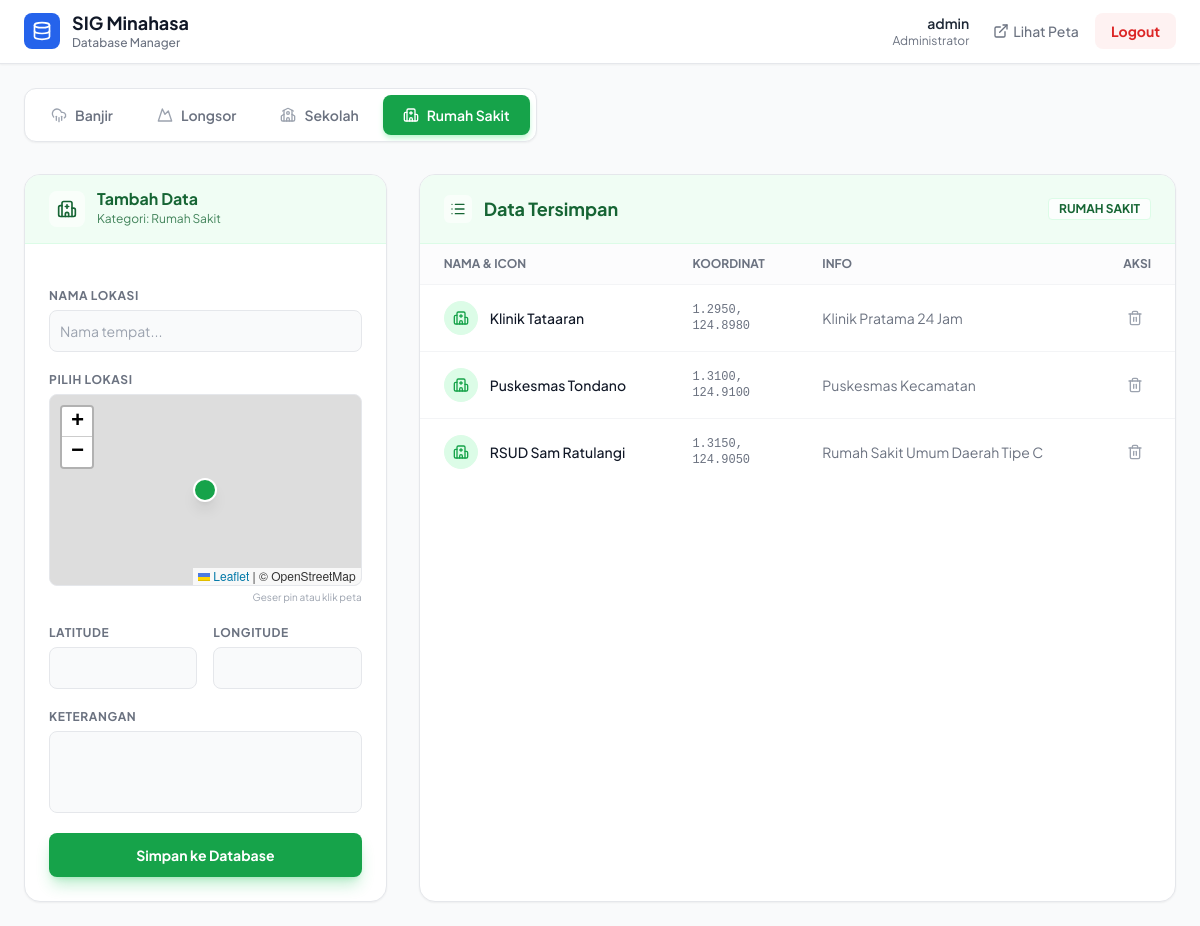
/admin.php?tab=rs (signed in), run on the app's committed database.
### tables this page shows
CREATE TABLE `rs` (
  `id` varchar(50) NOT NULL,
  `nama` varchar(255) NOT NULL,
  `lat` decimal(10,8) NOT NULL,
  `lng` decimal(11,8) NOT NULL,
  `keterangan` text DEFAULT NULL
);

### admin.php (the view, shortened to what this page needs)
<?php
$pdo = getDBConnection();
$currentTab = $_GET['tab'] ?? 'banjir';
$categoryConfig = [
    'banjir' => [
        'label' => 'Banjir',
        'icon' => 'cloud-rain',
        'tab_active' => 'bg-red-600 text-white shadow-red-200',
        'header_bg' => 'bg-red-50',
        'header_text' => 'text-red-800',
        'border' => 'border-red-100',
        'icon_bg' => 'bg-red-100',
        'icon_text' => 'text-red-600',
        'btn_bg' => 'bg-red-600 hover:bg-red-700 shadow-red-500/30'
    ],
    'longsor' => [
        'label' => 'Longsor',
        'icon' => 'mountain',
        'tab_active' => 'bg-orange-500 text-white shadow-orange-200',
        'header_bg' => 'bg-orange-50',
        'header_text' => 'text-orange-800',
        'border' => 'border-orange-100',
        'icon_bg' => 'bg-orange-100',
        'icon_text' => 'text-orange-600',
        'btn_bg' => 'bg-orange-500 hover:bg-orange-600 shadow-orange-500/30'
    ],
    'sekolah' => [
        'label' => 'Sekolah',
        'icon' => 'school',
        'tab_active' => 'bg-blue-600 text-white shadow-blue-200',
        'header_bg' => 'bg-blue-50',
        'header_text' => 'text-blue-800',
        'border' => 'border-blue-100',
        'icon_bg' => 'bg-blue-100',
        'icon_text' => 'text-blue-600',
        'btn_bg' => 'bg-blue-600 hover:bg-blue-700 shadow-blue-500/30'
    ],
    'rs' => [
        'label' => 'Rumah Sakit',
        'icon' => 'hospital',
        'tab_active' => 'bg-green-600 text-white shadow-green-200',
        'header_bg' => 'bg-green-50',
        'header_text' => 'text-green-800',
        'border' => 'border-green-100',
        'icon_bg' => 'bg-green-100',
        'icon_text' => 'text-green-600',
        'btn_bg' => 'bg-green-600 hover:bg-green-700 shadow-green-500/30'
    ]
];
$activeConfig = $categoryConfig[$currentTab];
$currentData = [];
try {
    $stmt = $pdo->query("SELECT * FROM $currentTab ORDER BY nama ASC");
    $currentData = $stmt->fetchAll(PDO::FETCH_ASSOC);
} catch (PDOException $e) {
    $currentData = [];
}
?>
<!DOCTYPE html>
<html lang="id">
<head>
    <script src="https://cdn.tailwindcss.com"></script>
    <link rel="stylesheet" href="https://unpkg.com/leaflet@1.9.4/dist/leaflet.css" />
</head>
<body class="bg-gray-50 text-gray-800">
    <div class="min-h-screen flex flex-col">
        <nav class="bg-white border-b border-gray-200 px-6 py-3 flex justify-between items-center sticky top-0 z-50 shadow-sm">
            <div class="flex items-center gap-3">
                <div class="bg-blue-600 p-2 rounded-lg text-white">
                    <i data-lucide="database" class="w-5 h-5"></i>
                </div>
                <div>
                    <h1 class="font-bold text-lg leading-tight text-gray-900">SIG Minahasa</h1>
                    <p class="text-xs text-gray-500 font-medium">Database Manager</p>
                </div>
            </div>
            <div class="flex items-center gap-4">
                <div class="hidden md:block text-right mr-2">
                    <p class="text-sm font-semibold text-gray-800"><?php echo htmlspecialchars($_SESSION['admin_username']); ?></p>
                    <p class="text-xs text-gray-500">Administrator</p>
                </div>
                <a href="index.php" class="text-gray-500 hover:text-blue-600 transition text-sm font-medium flex items-center gap-1">
                    <i data-lucide="external-link" class="w-4 h-4"></i> Lihat Peta
                </a>
                <a href="?logout=1" class="bg-red-50 text-red-600 hover:bg-red-100 px-4 py-2 rounded-lg text-sm font-bold transition">
                    Logout
                </a>
            </div>
        </nav>
        <div class="flex-1 max-w-7xl mx-auto w-full p-6">
            <div class="bg-white p-1.5 rounded-xl border border-gray-200 shadow-sm inline-flex mb-8 overflow-x-auto max-w-full space-x-1">
                <?php foreach($categoryConfig as $key => $cfg):
                    $isActive = $currentTab === $key;
                    $tabClass = $isActive ? $cfg['tab_active'] . ' shadow-md' : 'text-gray-500 hover:text-gray-900 hover:bg-gray-50';
                    $iconColor = $isActive ? 'text-white' : 'text-gray-400';
                ?>
                    <a href="?tab=<?php echo $key; ?>" class="flex items-center gap-2 px-5 py-2.5 rounded-lg text-sm font-semibold whitespace-nowrap transition-all duration-200 <?php echo $tabClass; ?>">
                        <i data-lucide="<?php echo $cfg['icon']; ?>" class="w-4 h-4 <?php echo $iconColor; ?>"></i>
                        <?php echo $cfg['label']; ?>
                    </a>
                <?php endforeach; ?>
            </div>
            <div class="grid grid-cols-1 lg:grid-cols-12 gap-8">
                <div class="lg:col-span-4">
                    <div class="bg-white rounded-2xl shadow-sm border border-gray-200 overflow-hidden sticky top-24">
                        <div class="<?php echo $activeConfig['header_bg']; ?> px-6 py-4 border-b <?php echo $activeConfig['border']; ?> flex items-center gap-3">
                            <div class="p-2 rounded-lg bg-white/60 <?php echo $activeConfig['header_text']; ?>">
                                <i data-lucide="<?php echo $activeConfig['icon']; ?>" class="w-5 h-5"></i>
                            </div>
                            <div>
                                <h2 class="font-bold <?php echo $activeConfig['header_text']; ?> leading-none">Tambah Data</h2>
                                <p class="text-xs <?php echo $activeConfig['header_text']; ?> opacity-80 mt-1">Kategori: <?php echo $activeConfig['label']; ?></p>
                            </div>
                        </div>
                        <div class="p-6">
                            <form method="POST" class="space-y-5">
                                <div>
                                    <label class="block text-xs font-bold text-gray-500 uppercase tracking-wider mb-1.5">Nama Lokasi</label>
                                    <input type="text" name="nama" required class="w-full bg-gray-50 border border-gray-200 text-gray-800 text-sm rounded-lg focus:ring-2 focus:ring-blue-500 block p-2.5 outline-none transition" placeholder="Nama tempat...">
                                </div>
                                <div>
                                    <label class="block text-xs font-bold text-gray-500 uppercase tracking-wider mb-1.5">Pilih Lokasi</label>
                                    <div id="preview-map" class="w-full h-48 rounded-lg border border-gray-200 z-0 overflow-hidden relative"></div>
                                    <p class="text-[10px] text-gray-400 mt-1 text-right">Geser pin atau klik peta</p>
                                </div>
                                <div class="grid grid-cols-2 gap-4">
                                    <div>
                                        <label class="block text-xs font-bold text-gray-500 uppercase tracking-wider mb-1.5">Latitude</label>
                                        <input type="number" step="any" name="lat" id="lat-input" required class="w-full bg-gray-50 border border-gray-200 text-gray-800 text-sm rounded-lg focus:ring-blue-500 block p-2.5 font-mono">
                                    </div>
                                    <div>
                                        <label class="block text-xs font-bold text-gray-500 uppercase tracking-wider mb-1.5">Longitude</label>
                                        <input type="number" step="any" name="lng" id="lng-input" required class="w-full bg-gray-50 border border-gray-200 text-gray-800 text-sm rounded-lg focus:ring-blue-500 block p-2.5 font-mono">
                                    </div>
                                </div>
                                <div>
                                    <label class="block text-xs font-bold text-gray-500 uppercase tracking-wider mb-1.5">Keterangan</label>
                                    <textarea name="keterangan" rows="3" class="w-full bg-gray-50 border border-gray-200 text-gray-800 text-sm rounded-lg focus:ring-blue-500 block p-2.5 resize-none"></textarea>
                                </div>
                                <button type="submit" class="w-full text-white font-bold rounded-lg text-sm px-5 py-3 transition-all duration-200 shadow-lg <?php echo $activeConfig['btn_bg']; ?>">
                                    Simpan ke Database
                                </button>
                            </form>
                        </div>
                    </div>
                </div>
                <div class="lg:col-span-8">
                    <div class="bg-white rounded-2xl shadow-sm border border-gray-200 overflow-hidden flex flex-col h-full">
                        <div class="<?php echo $activeConfig['header_bg']; ?> px-6 py-5 border-b <?php echo $activeConfig['border']; ?> flex justify-between items-center">
                            <div class="flex items-center gap-3">
                                <div class="p-1.5 rounded-md bg-white/60 <?php echo $activeConfig['header_text']; ?>">
                                    <i data-lucide="list" class="w-4 h-4"></i>
                                </div>
                                <h2 class="font-bold <?php echo $activeConfig['header_text']; ?> text-lg">Data Tersimpan</h2>
                            </div>
                            <span class="bg-white/80 <?php echo $activeConfig['header_text']; ?> text-xs font-bold px-2.5 py-0.5 rounded border <?php echo $activeConfig['border']; ?> uppercase"><?php echo $activeConfig['label']; ?></span>
                        </div>
                        <div class="overflow-x-auto flex-grow">
                            <table class="w-full text-sm text-left">
                                <thead class="text-xs text-gray-500 uppercase bg-gray-50/50 border-b border-gray-100">
                                    <tr>
                                        <th class="px-6 py-3 font-bold">Nama & Icon</th>
                                        <th class="px-6 py-3 font-bold">Koordinat</th>
                                        <th class="px-6 py-3 font-bold">Info</th>
                                        <th class="px-6 py-3 font-bold text-right">Aksi</th>
                                    </tr>
                                </thead>
                                <tbody class="divide-y divide-gray-100">
                                    <?php if (empty($currentData)): ?>
                                        <tr>
                                            <td colspan="5" class="px-6 py-12 text-center text-gray-400">
                                                <div class="flex flex-col items-center justify-center">
                                                    <div class="bg-gray-50 p-4 rounded-full mb-3">
                                                        <i data-lucide="<?php echo $activeConfig['icon']; ?>" class="w-8 h-8 opacity-20"></i>
                                                    </div>
                                                    <p>Database kosong untuk kategori ini.</p>
                                                </div>
                                            </td>
                                        </tr>
                                    <?php else: ?>
                                        <?php foreach ($currentData as $item): ?>
                                            <tr class="bg-white hover:bg-blue-50/50 transition group">
                                                <td class="px-6 py-4">
                                                    <div class="flex items-center gap-3">
                                                        <div class="p-2 rounded-full <?php echo $activeConfig['icon_bg'] . ' ' . $activeConfig['icon_text']; ?> border <?php echo $activeConfig['border']; ?>">
                                                            <i data-lucide="<?php echo $activeConfig['icon']; ?>" class="w-4 h-4"></i>
                                                        </div>
                                                        <span class="font-medium text-gray-900"><?php echo htmlspecialchars($item['nama']); ?></span>
                                                    </div>
                                                </td>
                                                <td class="px-6 py-4 font-mono text-xs text-gray-500">
                                                    <?php echo number_format($item['lat'], 4); ?>, <br>
                                                    <?php echo number_format($item['lng'], 4); ?>
                                                </td>
                                                <td class="px-6 py-4 text-gray-500 max-w-xs truncate">
                                                    <?php echo htmlspecialchars($item['keterangan'] ?? '-'); ?>
                                                </td>
                                                <td class="px-6 py-4 text-right">
                                                    <form method="POST" class="inline-block" onsubmit="return confirm('Hapus permanen dari database?')">
                                                        <button type="submit" class="text-gray-400 hover:text-red-600 hover:bg-red-50 p-2 rounded-full transition">
                                                            <i data-lucide="trash-2" class="w-4 h-4"></i>
                                                        </button>
                                                    </form>
                                                </td>
                                            </tr>
                                        <?php endforeach; ?>
                                    <?php endif; ?>
                                </tbody>
                            </table>
                        </div>
                    </div>
                </div>
            </div>
        </div>
    </div>
</body>
</html>

### admin.php (style rules this page uses)
body { font-family: 'Plus Jakarta Sans', sans-serif; }
.leaflet-container { z-index: 0; }

### data on the page
rs: nama "Klinik Tataaran", lat "1.2950", lng "124.8980", keterangan "Klinik Pratama 24 Jam"
rs: nama "Puskesmas Tondano", lat "1.3100", lng "124.9100", keterangan "Puskesmas Kecamatan"
rs: nama "RSUD Sam Ratulangi", lat "1.3150", lng "124.9050", keterangan "Rumah Sakit Umum Daerah Tipe C"

### other printed values
$_SESSION['admin_username'] "admin"
$cfg['label'] "Banjir"
$cfg['label'] "Longsor"
$cfg['label'] "Sekolah"
$cfg['label'] "Rumah Sakit"
$activeConfig['label'] "Rumah Sakit"
$activeConfig['label'] "RUMAH SAKIT"
